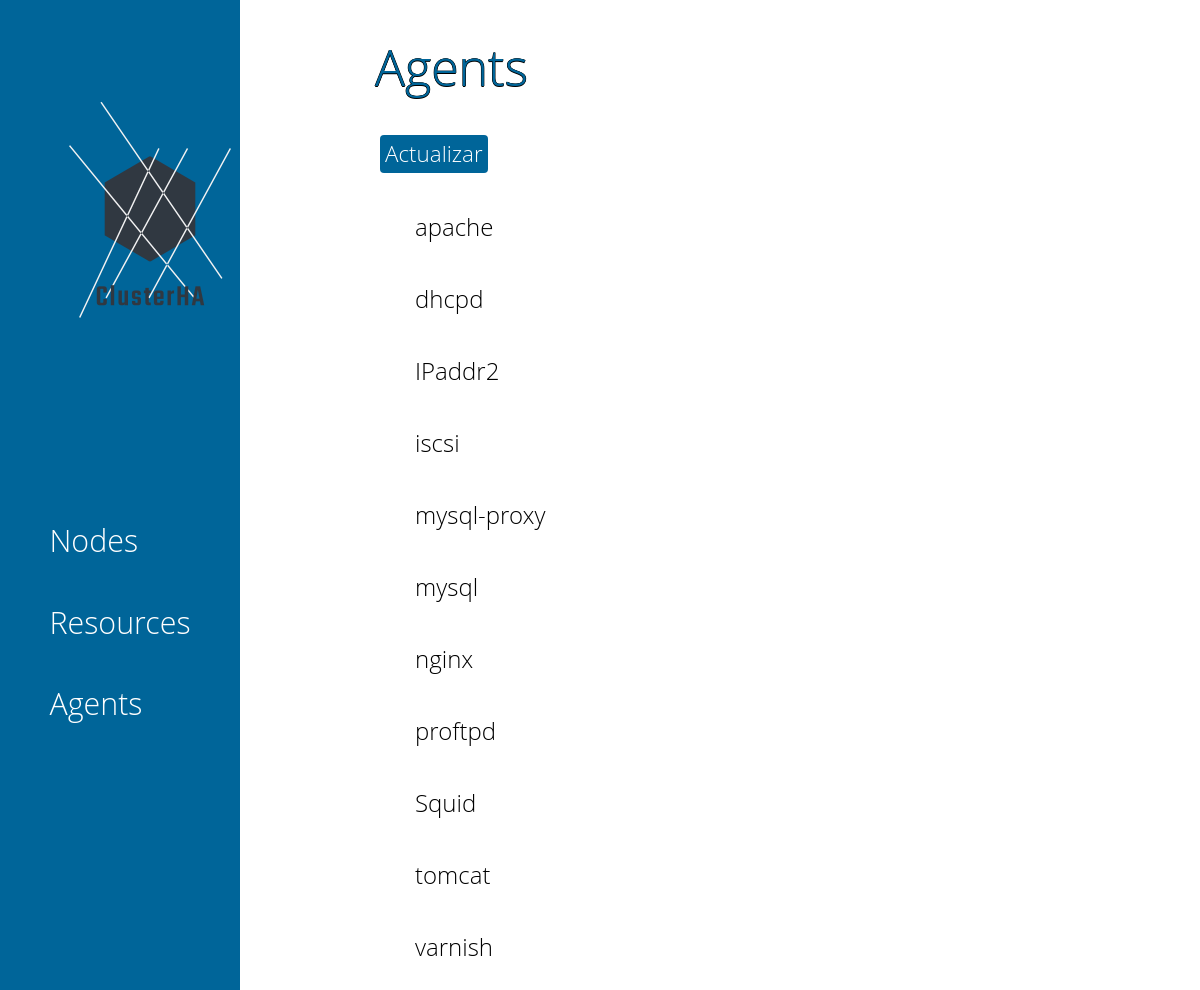
The app's page /agents with its own data.
### cluster/models.py (models this page shows)
class Agent(models.Model):
    name = models.CharField(max_length=30)
    resource_str = models.CharField(max_length=200)
    title = models.CharField(max_length=100, default="title")
    description = models.TextField(default="description")

### cluster/views.py (the view)
# urls.py: path('agents', views.agents, name='agents'),
def agents(request):
    template = loader.get_template('agents.html')
    agents = Agent.objects.all()
    params = Agent_Param.objects.all()
    if not agents:
        agents, params = ra_json_refresh()
    context = {
        'agents': agents,
        'agent_params': params
    }
    return HttpResponse(template.render(context, request))

### cluster/templates/agents.html (shortened to what this page needs)
{% extends "base.html" %}
{% block content %}
    <div class="container">
        <div class="tm-title">Agents</div>
        <a class="tm-button" href="{% url 'cluster:refresh' %}">Actualizar</a><br>
        {% if agents %}
             <ul class="tm-main-nav-ul-margin">
            {% for agent in agents %}
                <a href="{% url 'cluster:agent_details' agent.name %}" class="tm-nav-item-custom"><li>{{ agent.name }}</li></a>
            {% endfor %}
             </ul>
        {% else %}
            <li class="tm-nav-item-custom"><b>No hay agentes en este momento. Prueba a actualizar</b></li>
        {% endif %}
{% endblock %}

### cluster/static/css/site.css (style rules this page uses)
body { font-family: 'Open Sans', Helvetica, Arial, sans-serif; font-size: 20px; font-weight: 300; overflow-x: hidden; }
a, button { transition: all 0.3s ease; }
.tm-title { font-size: 2.5em; list-style: none; padding: 30px 0px; transition: all 0.3s ease; color: #006599; text-shadow: -0.5px 0 black, 0 0.5px black, 0.5px 0 black, 0 -0.5px black; }
.tm-nav-item-custom { font-size: 1.5rem; list-style: none; padding: 5px 15px; transition: all 0.3s ease; color: black; }
.tm-button { background-color: #006599; border: none; color: white; cursor: pointer; display: inline-block; font-size: 1.4rem; padding: 2px 5px; border-radius: 4px; margin-left: 5px; }
@media (min-width: 576px) { .container { width: 100%; } }
@media (min-width: 992px) { .container { width: 100%; } }
@media (min-width: 1200px) { .container { width: 100%; } }

### records on screen
Agent: name "apache"
Agent: name "dhcpd"
Agent: name "IPaddr2"
Agent: name "iscsi"
Agent: name "mysql-proxy"
Agent: name "mysql"
Agent: name "nginx"
Agent: name "proftpd"
Agent: name "Squid"
Agent: name "tomcat"
Agent: name "varnish"
